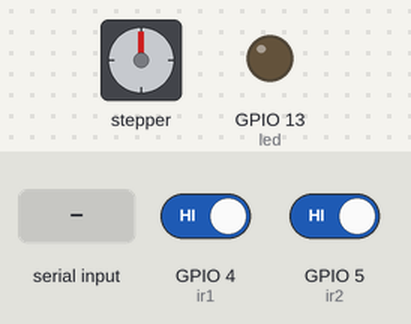
Simulated run of this sketch. Board: ESP8266 (NodeMCU). Shown: stepper motor, output pins drawn as LEDs (lit = HIGH). Inputs (shaded band) come from the test bench; at power-on: GPIO 4 (ir1) HIGH, GPIO 5 (ir2) HIGH. Stepper angles assume 200 steps per turn.

Above: at 1.2 s.
1.3 s: "90,45\n" received over Serial
At 2.1 s:
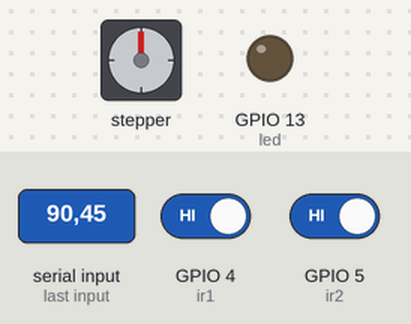
3.2 s: GPIO 4 (ir1) driven LOW
At 5.5 s:
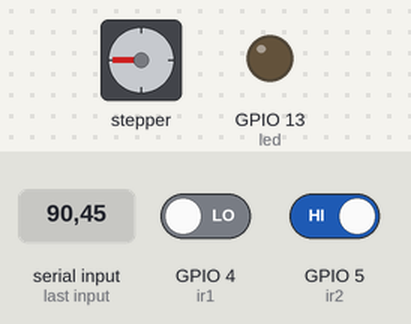
8.5 s: GPIO 5 (ir2) driven LOW
Timing chart, 0 to 12.5 s (numbered marks = the images above; inputs shaded):
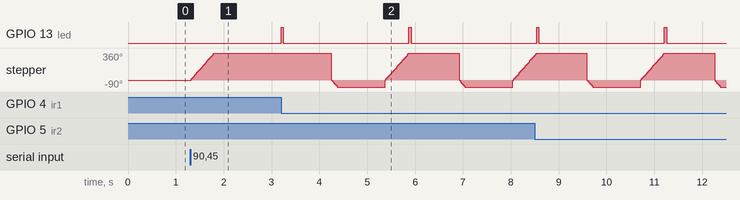

The sketch:

Stepper.ino
```cpp
//2

#include <AccelStepper.h>

//Test Purpous LED 13
int led = 13;

//Stepper Motor Pin
#define dirPin 2
#define stepPin 3
#define motorInterfaceType 1

//IR(Counter Pin)
int ir1 = 4;
int ir2 = 5;
int relay1 = 6;
int relay2 = 7;

//Total Cash Note Count
int n=0;
int Note_Gone = 0;
int x_check=0;
bool x1, x2;

void(* resetFunc) (void) = 0;

// Create a new instance of the AccelStepper class:
AccelStepper stepper = AccelStepper(motorInterfaceType, stepPin, dirPin);


void setup()
{
  Serial.begin(9600);

  // Set the maximum speed in steps per second:
  stepper.setMaxSpeed(1000);

  //IR pin
  pinMode(ir1, INPUT_PULLUP);
  pinMode(ir2, INPUT_PULLUP);
  pinMode(led, OUTPUT);
}


void loop()
{
  n=0;
  while (Serial.available()==0){}
  n = Serial.parseInt();

  while( (n>0) && (n!=Note_Gone) && (n!=x_check) )
  {
    digitalWrite(relay1, HIGH);
    digitalWrite(relay2, HIGH);

    //Forward Movement
    stepper.setCurrentPosition(0);
    while(stepper.currentPosition() != 200)
    {
      stepper.setSpeed(400);
      stepper.runSpeed();
    }

    while(digitalRead(ir1)!=LOW && digitalRead(ir2)!=LOW)
    {
      x1=digitalRead(ir1);
    }

    if(!x1)
    {
      Note_Gone++;
      digitalWrite(led, HIGH);
      delay(50);
      digitalWrite(led, LOW);
    }

    x_check++;

    delay(1000);

    //Backword Movement
    stepper.setCurrentPosition(0);
    while(stepper.currentPosition() != -50)
    {
      stepper.setSpeed(-400);
      stepper.runSpeed();
    }

    digitalWrite(relay1, LOW);
    digitalWrite(relay2, LOW);

    delay(1000);
  }


  //Final Backword Movement
  stepper.setCurrentPosition(0);
  while(stepper.currentPosition() != -20)
  {
    stepper.setSpeed(-400);
    stepper.runSpeed();
  }
  delay(1000);

  resetFunc();
}
```

Measured:
- after the input at 1.3 s, stepper: turns 360° clockwise in 0.50 s, starting at once
- after the input at 3.2 s, GPIO 13 (led): alternates HIGH for 0.05 s and LOW for 2.6 s, starting at once; stepper: turns 450° counter-clockwise in 0.12 s, then 450° clockwise in 0.50 s, then 450° counter-clockwise in 0.12 s, then 408° clockwise in 0.44 s
